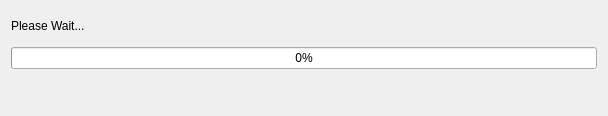
<?xml version="1.0" encoding="UTF-8"?>
<ui version="4.0">
 <class>CopyApp</class>
 <widget class="QMainWindow" name="CopyApp">
  <property name="geometry">
   <rect>
    <x>0</x>
    <y>0</y>
    <width>608</width>
    <height>116</height>
   </rect>
  </property>
  <property name="windowTitle">
   <string>Updating</string>
  </property>
  <widget class="QWidget" name="centralWidget">
   <layout class="QVBoxLayout" name="verticalLayout">
    <item>
     <widget class="QLabel" name="operationLabel">
      <property name="text">
       <string>Please Wait...</string>
      </property>
     </widget>
    </item>
    <item>
     <widget class="QProgressBar" name="progressBar">
      <property name="value">
       <number>0</number>
      </property>
     </widget>
    </item>
    <item>
     <widget class="QLabel" name="infoLabel">
      <property name="text">
       <string/>
      </property>
     </widget>
    </item>
   </layout>
  </widget>
 </widget>
 <layoutdefault spacing="6" margin="11"/>
 <resources/>
 <connections/>
</ui>
